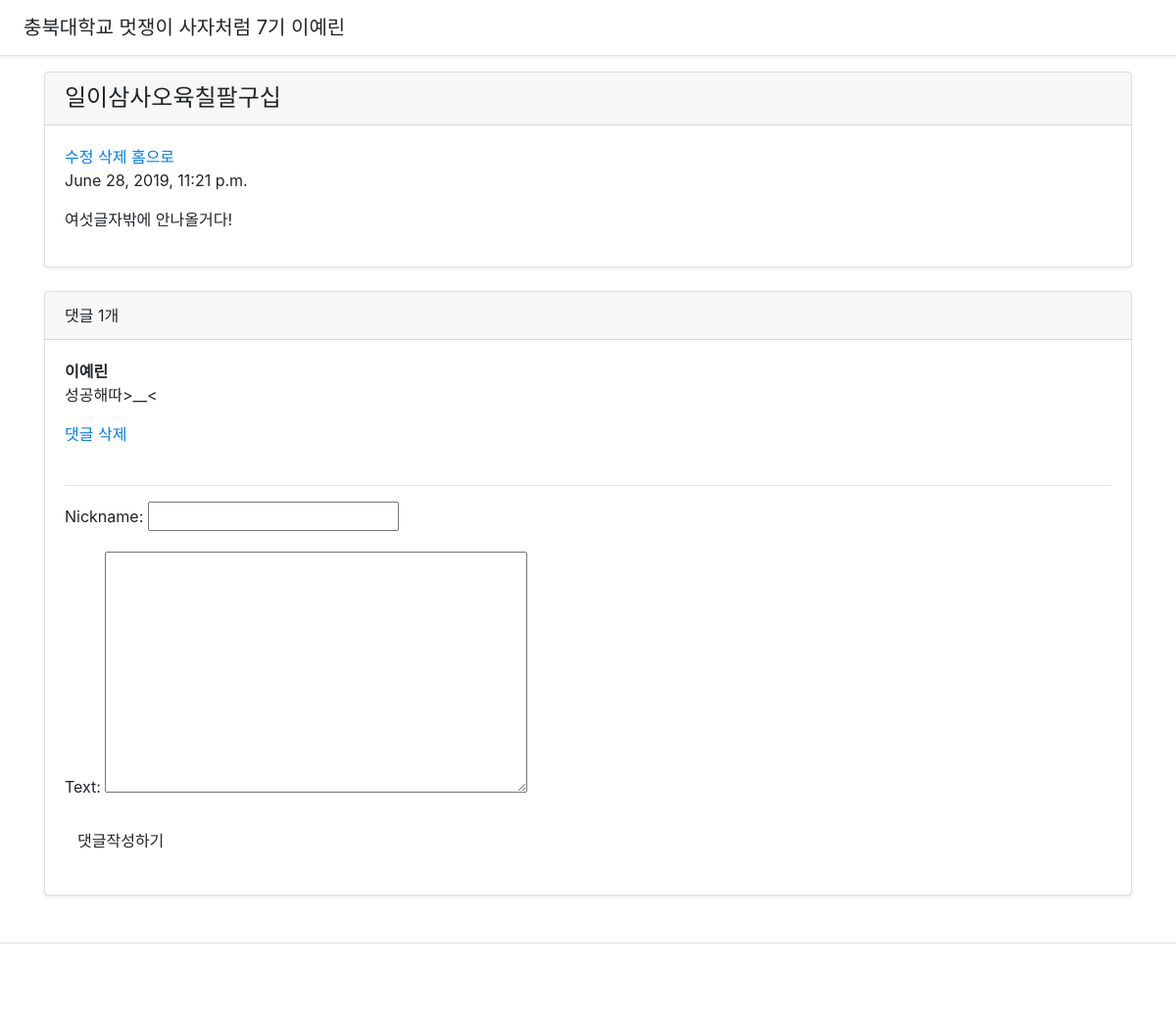
The app's page /blog/post/4/ (signed in) with its own data.
### blog/models.py (models this page shows, shortened)
class Post(models.Model):
    author = models.ForeignKey('auth.User', on_delete=models.CASCADE)
    title = models.CharField(max_length = 200)
    text = models.TextField()
    created_date = models.DateTimeField(default = timezone.now)
    published_date = models.DateTimeField(blank = True, null = True)

class Comment(models.Model):
    post = models.ForeignKey('blog.Post', related_name='comments', on_delete=models.CASCADE)
    nickname = models.CharField(max_length=200)
    text = models.TextField()
    created_date = models.DateTimeField(default=timezone.now)

### blog/views.py (the view)
# urls.py: path('post/<int:post_id>/', views.detail, name = 'detail'),
@login_required
def detail(request, post_id):
    post_detail = get_object_or_404(Post, pk = post_id)
    form = CommentForm()
    return render(request, 'blog/detail.html', {'post':post_detail, 'form':form,})

### blog/forms.py
class CommentForm(forms.ModelForm):
    class Meta:
        model = Comment
        fields = ('nickname', 'text')

### blog/templates/blog/detail.html (shortened to what this page needs)
<!doctype html>
<html lang="en">
  <head>
    <link rel="stylesheet" href="https://stackpath.bootstrapcdn.com/bootstrap/4.3.1/css/bootstrap.min.css">
<link href="/docs/4.3/dist/css/bootstrap.min.css" rel="stylesheet">
    <link href="" rel="stylesheet">
  </head>
  <body>
    <div class="d-flex flex-column flex-md-row align-items-center p-3 px-md-4 mb-3 bg-white border-bottom shadow-sm">
  <h5 class="my-0 mr-md-auto font-weight-normal">충북대학교 멋쟁이 사자처럼 7기 이예린</h5>
</div>
<div class="container">
        <div class="card mb-4 shadow-sm">
          <div class="card-header">
            <h4 class="my-0 font-weight-normal">{{post.title}}</h4>
          </div>
          <div class="card-body">
            <a href = "{% url 'edit' post.id %}">수정</a>
            <a href = "{% url 'delete' post.id %}">삭제</a>
            <a href = "{% url 'home' %}">홈으로</a>
            <p>{{post.created_date}}</p>
            <p>{{post.text}}</p>
          </div>
        </div>
        <div class="card mb-4 shadow-sm">
                <div class="card-header">
                  <p class="my-0 font-weight-normal">댓글 {{ post.comments.count }}개</p>
                </div>
                <div class="card-body">
                        {% for comment in post.comments.all %}
                        <div>
                            <strong>{{comment.nickname}}</strong>
                            {{comment.text|linebreaks}}
                            <a href = "{% url 'comment_delete' comment_id=comment.id %}" onclick="return confirm('정말로 삭제하시겠습니까?')">댓글 삭제</a>
                        </div>
                        <br>
                        {% empty %}
                        <p>아직 댓글이 없어요! 첫번째 댓글을 남겨주세요:)</p>
                        {% endfor %}
                        <hr>
                        <div class="form-group">
                            <form method ="POST" action="{% url 'add_comment' post.id %}">
                                {{ form.as_p }}
                                <button type = "submit" class="save btn btn-default">댓글작성하기</button>
                            </form>
                        </div>
                </div>
              </div>
      </div>
      <footer class="pt-4 my-md-5 pt-md-5 border-top">
      </footer>
    </body>
    </html>

### records on screen
Post: title "일이삼사오육칠팔구십", created_date "June 28, 2019, 11:21 p.m.", text "여섯글자밖에 안나올거다!", comments.count "1"
Comment: nickname "이예린", text "성공해따>__<"
